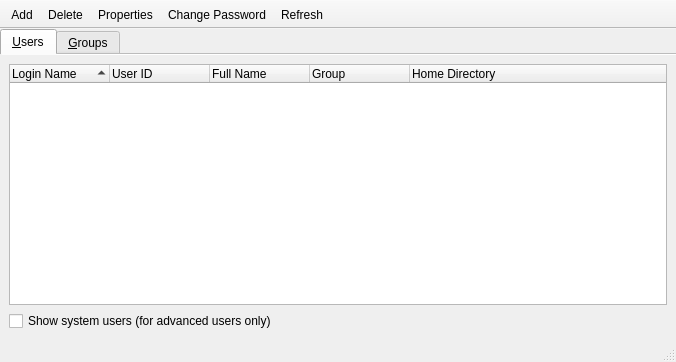
<?xml version="1.0" encoding="UTF-8"?>
<ui version="4.0">
 <class>MainWindow</class>
 <widget class="QMainWindow" name="UserGroupSettingsWindow">
  <property name="geometry">
   <rect>
    <x>0</x>
    <y>0</y>
    <width>676</width>
    <height>362</height>
   </rect>
  </property>
  <property name="windowTitle">
   <string>User and Group Settings</string>
  </property>
  <widget class="QWidget" name="centralwidget">
   <layout class="QVBoxLayout" name="verticalLayout">
    <property name="leftMargin">
     <number>0</number>
    </property>
    <property name="topMargin">
     <number>0</number>
    </property>
    <property name="rightMargin">
     <number>0</number>
    </property>
    <property name="bottomMargin">
     <number>0</number>
    </property>
    <item>
     <widget class="QTabWidget" name="tabWidget">
      <property name="currentIndex">
       <number>0</number>
      </property>
      <property name="documentMode">
       <bool>true</bool>
      </property>
      <widget class="QWidget" name="tab">
       <attribute name="title">
        <string>&amp;Users</string>
       </attribute>
       <layout class="QVBoxLayout" name="verticalLayout_2">
        <item>
         <widget class="QTreeWidget" name="userList">
          <property name="rootIsDecorated">
           <bool>false</bool>
          </property>
          <property name="itemsExpandable">
           <bool>false</bool>
          </property>
          <property name="sortingEnabled">
           <bool>true</bool>
          </property>
          <property name="expandsOnDoubleClick">
           <bool>false</bool>
          </property>
          <column>
           <property name="text">
            <string>Login Name</string>
           </property>
          </column>
          <column>
           <property name="text">
            <string>User ID</string>
           </property>
          </column>
          <column>
           <property name="text">
            <string>Full Name</string>
           </property>
          </column>
          <column>
           <property name="text">
            <string>Group</string>
           </property>
          </column>
          <column>
           <property name="text">
            <string>Home Directory</string>
           </property>
          </column>
         </widget>
        </item>
        <item>
         <widget class="QCheckBox" name="showSystemUsers">
          <property name="text">
           <string>Show system users (for advanced users only)</string>
          </property>
         </widget>
        </item>
       </layout>
      </widget>
      <widget class="QWidget" name="tab_2">
       <attribute name="title">
        <string>&amp;Groups</string>
       </attribute>
       <layout class="QVBoxLayout" name="verticalLayout_3">
        <item>
         <widget class="QTreeWidget" name="groupList">
          <property name="rootIsDecorated">
           <bool>false</bool>
          </property>
          <property name="itemsExpandable">
           <bool>false</bool>
          </property>
          <property name="sortingEnabled">
           <bool>true</bool>
          </property>
          <column>
           <property name="text">
            <string>Name</string>
           </property>
          </column>
          <column>
           <property name="text">
            <string>Group ID</string>
           </property>
          </column>
          <column>
           <property name="text">
            <string>Members</string>
           </property>
          </column>
         </widget>
        </item>
       </layout>
      </widget>
     </widget>
    </item>
   </layout>
  </widget>
  <widget class="QToolBar" name="toolBar">
   <property name="movable">
    <bool>false</bool>
   </property>
   <property name="toolButtonStyle">
    <enum>Qt::ToolButtonTextBesideIcon</enum>
   </property>
   <attribute name="toolBarArea">
    <enum>TopToolBarArea</enum>
   </attribute>
   <attribute name="toolBarBreak">
    <bool>false</bool>
   </attribute>
   <addaction name="actionAdd"/>
   <addaction name="actionDelete"/>
   <addaction name="actionProperties"/>
   <addaction name="actionChangePasswd"/>
   <addaction name="actionRefresh"/>
  </widget>
  <widget class="QStatusBar" name="statusbar"/>
  <action name="actionAdd">
   <property name="icon">
    <iconset theme="list-add">
     <normaloff>.</normaloff>.</iconset>
   </property>
   <property name="text">
    <string>Add</string>
   </property>
   <property name="toolTip">
    <string>Add new users or groups</string>
   </property>
  </action>
  <action name="actionDelete">
   <property name="icon">
    <iconset theme="list-remove">
     <normaloff>.</normaloff>.</iconset>
   </property>
   <property name="text">
    <string>Delete</string>
   </property>
   <property name="toolTip">
    <string>Delete selected item</string>
   </property>
  </action>
  <action name="actionProperties">
   <property name="icon">
    <iconset theme="document-properties">
     <normaloff>.</normaloff>.</iconset>
   </property>
   <property name="text">
    <string>Properties</string>
   </property>
   <property name="toolTip">
    <string>Edit properties of the selected item</string>
   </property>
  </action>
  <action name="actionRefresh">
   <property name="icon">
    <iconset theme="view-refresh">
     <normaloff>.</normaloff>.</iconset>
   </property>
   <property name="text">
    <string>Refresh</string>
   </property>
   <property name="toolTip">
    <string>Refresh the lists</string>
   </property>
  </action>
  <action name="actionChangePasswd">
   <property name="icon">
    <iconset theme="dialog-password">
     <normaloff>.</normaloff>.</iconset>
   </property>
   <property name="text">
    <string>Change Password</string>
   </property>
   <property name="toolTip">
    <string>Change password for the selected user or group</string>
   </property>
  </action>
 </widget>
 <resources/>
 <connections/>
</ui>
